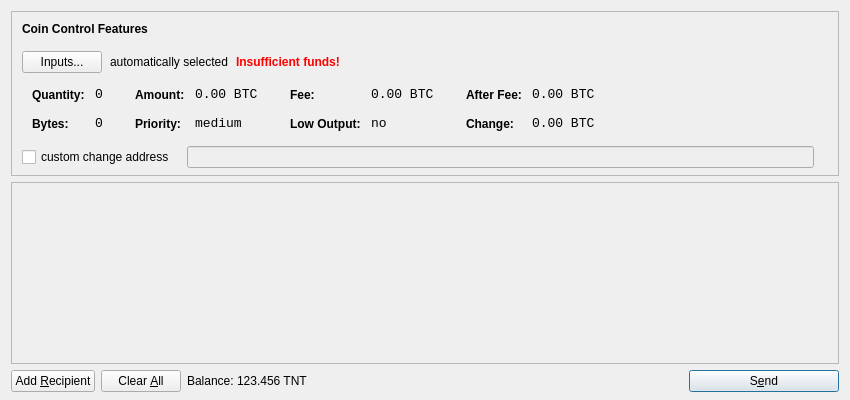
<?xml version="1.0" encoding="UTF-8"?>
<ui version="4.0">
 <class>SendCoinsDialog</class>
 <widget class="QDialog" name="SendCoinsDialog">
  <property name="geometry">
   <rect>
    <x>0</x>
    <y>0</y>
    <width>850</width>
    <height>400</height>
   </rect>
  </property>
  <property name="windowTitle">
   <string>Send Coins</string>
  </property>
  <layout class="QVBoxLayout" name="verticalLayout" stretch="0,1,0">
   <property name="bottomMargin">
    <number>8</number>
   </property>
   <item>
    <widget class="QFrame" name="frameCoinControl">
     <property name="sizePolicy">
      <sizepolicy hsizetype="Expanding" vsizetype="Expanding">
       <horstretch>0</horstretch>
       <verstretch>0</verstretch>
      </sizepolicy>
     </property>
     <property name="maximumSize">
      <size>
       <width>16777215</width>
       <height>16777215</height>
      </size>
     </property>
     <property name="frameShape">
      <enum>QFrame::StyledPanel</enum>
     </property>
     <property name="frameShadow">
      <enum>QFrame::Sunken</enum>
     </property>
     <layout class="QVBoxLayout" name="verticalLayoutCoinControl2">
      <property name="spacing">
       <number>-1</number>
      </property>
      <property name="leftMargin">
       <number>0</number>
      </property>
      <property name="topMargin">
       <number>0</number>
      </property>
      <property name="rightMargin">
       <number>0</number>
      </property>
      <property name="bottomMargin">
       <number>6</number>
      </property>
      <item>
       <layout class="QVBoxLayout" name="verticalLayoutCoinControl" stretch="0,0,0,0,1">
        <property name="spacing">
         <number>0</number>
        </property>
        <property name="leftMargin">
         <number>10</number>
        </property>
        <property name="topMargin">
         <number>10</number>
        </property>
        <item>
         <layout class="QHBoxLayout" name="horizontalLayoutCoinControl1">
          <property name="bottomMargin">
           <number>15</number>
          </property>
          <item>
           <widget class="QLabel" name="labelCoinControlFeatures">
            <property name="sizePolicy">
             <sizepolicy hsizetype="Preferred" vsizetype="Maximum">
              <horstretch>0</horstretch>
              <verstretch>0</verstretch>
             </sizepolicy>
            </property>
            <property name="font">
             <font>
              <weight>75</weight>
              <bold>true</bold>
             </font>
            </property>
            <property name="styleSheet">
             <string notr="true">font-weight:bold;</string>
            </property>
            <property name="text">
             <string>Coin Control Features</string>
            </property>
           </widget>
          </item>
         </layout>
        </item>
        <item>
         <layout class="QHBoxLayout" name="horizontalLayoutCoinControl2" stretch="0,0,0,0">
          <property name="spacing">
           <number>8</number>
          </property>
          <property name="bottomMargin">
           <number>10</number>
          </property>
          <item>
           <widget class="QPushButton" name="pushButtonCoinControl">
            <property name="styleSheet">
             <string notr="true"/>
            </property>
            <property name="text">
             <string>Inputs...</string>
            </property>
           </widget>
          </item>
          <item>
           <widget class="QLabel" name="labelCoinControlAutomaticallySelected">
            <property name="text">
             <string>automatically selected</string>
            </property>
            <property name="margin">
             <number>5</number>
            </property>
           </widget>
          </item>
          <item>
           <widget class="QLabel" name="labelCoinControlInsuffFunds">
            <property name="font">
             <font>
              <weight>75</weight>
              <bold>true</bold>
             </font>
            </property>
            <property name="styleSheet">
             <string notr="true">color:red;font-weight:bold;</string>
            </property>
            <property name="text">
             <string>Insufficient funds!</string>
            </property>
            <property name="margin">
             <number>5</number>
            </property>
           </widget>
          </item>
          <item>
           <spacer name="horizontalSpacerCoinControl">
            <property name="orientation">
             <enum>Qt::Horizontal</enum>
            </property>
            <property name="sizeHint" stdset="0">
             <size>
              <width>40</width>
              <height>1</height>
             </size>
            </property>
           </spacer>
          </item>
         </layout>
        </item>
        <item>
         <widget class="QWidget" name="widgetCoinControl" native="true">
          <property name="sizePolicy">
           <sizepolicy hsizetype="Preferred" vsizetype="Preferred">
            <horstretch>0</horstretch>
            <verstretch>0</verstretch>
           </sizepolicy>
          </property>
          <property name="minimumSize">
           <size>
            <width>0</width>
            <height>0</height>
           </size>
          </property>
          <property name="styleSheet">
           <string notr="true"/>
          </property>
          <layout class="QHBoxLayout" name="horizontalLayoutCoinControl5">
           <property name="margin">
            <number>0</number>
           </property>
           <item>
            <layout class="QHBoxLayout" name="horizontalLayoutCoinControl3" stretch="0,0,0,1">
             <property name="spacing">
              <number>20</number>
             </property>
             <property name="topMargin">
              <number>0</number>
             </property>
             <property name="bottomMargin">
              <number>10</number>
             </property>
             <item>
              <layout class="QFormLayout" name="formLayoutCoinControl1">
               <property name="horizontalSpacing">
                <number>10</number>
               </property>
               <property name="verticalSpacing">
                <number>14</number>
               </property>
               <property name="leftMargin">
                <number>10</number>
               </property>
               <property name="topMargin">
                <number>4</number>
               </property>
               <property name="rightMargin">
                <number>6</number>
               </property>
               <item row="0" column="0">
                <widget class="QLabel" name="labelCoinControlQuantityText">
                 <property name="styleSheet">
                  <string notr="true">font-weight:bold;</string>
                 </property>
                 <property name="text">
                  <string>Quantity:</string>
                 </property>
                 <property name="margin">
                  <number>0</number>
                 </property>
                </widget>
               </item>
               <item row="0" column="1">
                <widget class="QLabel" name="labelCoinControlQuantity">
                 <property name="font">
                  <font>
                   <family>Monospace</family>
                   <pointsize>10</pointsize>
                  </font>
                 </property>
                 <property name="cursor">
                  <cursorShape>IBeamCursor</cursorShape>
                 </property>
                 <property name="contextMenuPolicy">
                  <enum>Qt::ActionsContextMenu</enum>
                 </property>
                 <property name="text">
                  <string notr="true">0</string>
                 </property>
                 <property name="margin">
                  <number>0</number>
                 </property>
                 <property name="textInteractionFlags">
                  <set>Qt::LinksAccessibleByMouse|Qt::TextSelectableByKeyboard|Qt::TextSelectableByMouse</set>
                 </property>
                </widget>
               </item>
               <item row="1" column="0">
                <widget class="QLabel" name="labelCoinControlBytesText">
                 <property name="styleSheet">
                  <string notr="true">font-weight:bold;</string>
                 </property>
                 <property name="text">
                  <string>Bytes:</string>
                 </property>
                </widget>
               </item>
               <item row="1" column="1">
                <widget class="QLabel" name="labelCoinControlBytes">
                 <property name="font">
                  <font>
                   <family>Monospace</family>
                   <pointsize>10</pointsize>
                  </font>
                 </property>
                 <property name="cursor">
                  <cursorShape>IBeamCursor</cursorShape>
                 </property>
                 <property name="contextMenuPolicy">
                  <enum>Qt::ActionsContextMenu</enum>
                 </property>
                 <property name="text">
                  <string notr="true">0</string>
                 </property>
                 <property name="textInteractionFlags">
                  <set>Qt::LinksAccessibleByMouse|Qt::TextSelectableByKeyboard|Qt::TextSelectableByMouse</set>
                 </property>
                </widget>
               </item>
              </layout>
             </item>
             <item>
              <layout class="QFormLayout" name="formLayoutCoinControl2">
               <property name="horizontalSpacing">
                <number>10</number>
               </property>
               <property name="verticalSpacing">
                <number>14</number>
               </property>
               <property name="leftMargin">
                <number>6</number>
               </property>
               <property name="topMargin">
                <number>4</number>
               </property>
               <property name="rightMargin">
                <number>6</number>
               </property>
               <item row="0" column="0">
                <widget class="QLabel" name="labelCoinControlAmountText">
                 <property name="styleSheet">
                  <string notr="true">font-weight:bold;</string>
                 </property>
                 <property name="text">
                  <string>Amount:</string>
                 </property>
                 <property name="margin">
                  <number>0</number>
                 </property>
                </widget>
               </item>
               <item row="0" column="1">
                <widget class="QLabel" name="labelCoinControlAmount">
                 <property name="font">
                  <font>
                   <family>Monospace</family>
                   <pointsize>10</pointsize>
                  </font>
                 </property>
                 <property name="cursor">
                  <cursorShape>IBeamCursor</cursorShape>
                 </property>
                 <property name="contextMenuPolicy">
                  <enum>Qt::ActionsContextMenu</enum>
                 </property>
                 <property name="text">
                  <string notr="true">0.00 BTC</string>
                 </property>
                 <property name="textInteractionFlags">
                  <set>Qt::LinksAccessibleByMouse|Qt::TextSelectableByKeyboard|Qt::TextSelectableByMouse</set>
                 </property>
                </widget>
               </item>
               <item row="1" column="0">
                <widget class="QLabel" name="labelCoinControlPriorityText">
                 <property name="styleSheet">
                  <string notr="true">font-weight:bold;</string>
                 </property>
                 <property name="text">
                  <string>Priority:</string>
                 </property>
                </widget>
               </item>
               <item row="1" column="1">
                <widget class="QLabel" name="labelCoinControlPriority">
                 <property name="font">
                  <font>
                   <family>Monospace</family>
                   <pointsize>10</pointsize>
                  </font>
                 </property>
                 <property name="cursor">
                  <cursorShape>IBeamCursor</cursorShape>
                 </property>
                 <property name="contextMenuPolicy">
                  <enum>Qt::ActionsContextMenu</enum>
                 </property>
                 <property name="text">
                  <string>medium</string>
                 </property>
                 <property name="textInteractionFlags">
                  <set>Qt::LinksAccessibleByMouse|Qt::TextSelectableByKeyboard|Qt::TextSelectableByMouse</set>
                 </property>
                </widget>
               </item>
              </layout>
             </item>
             <item>
              <layout class="QFormLayout" name="formLayoutCoinControl3">
               <property name="horizontalSpacing">
                <number>10</number>
               </property>
               <property name="verticalSpacing">
                <number>14</number>
               </property>
               <property name="leftMargin">
                <number>6</number>
               </property>
               <property name="topMargin">
                <number>4</number>
               </property>
               <property name="rightMargin">
                <number>6</number>
               </property>
               <item row="0" column="0">
                <widget class="QLabel" name="labelCoinControlFeeText">
                 <property name="styleSheet">
                  <string notr="true">font-weight:bold;</string>
                 </property>
                 <property name="text">
                  <string>Fee:</string>
                 </property>
                 <property name="margin">
                  <number>0</number>
                 </property>
                </widget>
               </item>
               <item row="0" column="1">
                <widget class="QLabel" name="labelCoinControlFee">
                 <property name="font">
                  <font>
                   <family>Monospace</family>
                   <pointsize>10</pointsize>
                  </font>
                 </property>
                 <property name="cursor">
                  <cursorShape>IBeamCursor</cursorShape>
                 </property>
                 <property name="contextMenuPolicy">
                  <enum>Qt::ActionsContextMenu</enum>
                 </property>
                 <property name="text">
                  <string notr="true">0.00 BTC</string>
                 </property>
                 <property name="textInteractionFlags">
                  <set>Qt::LinksAccessibleByMouse|Qt::TextSelectableByKeyboard|Qt::TextSelectableByMouse</set>
                 </property>
                </widget>
               </item>
               <item row="1" column="0">
                <widget class="QLabel" name="labelCoinControlLowOutputText">
                 <property name="styleSheet">
                  <string notr="true">font-weight:bold;</string>
                 </property>
                 <property name="text">
                  <string>Low Output:</string>
                 </property>
                </widget>
               </item>
               <item row="1" column="1">
                <widget class="QLabel" name="labelCoinControlLowOutput">
                 <property name="font">
                  <font>
                   <family>Monospace</family>
                   <pointsize>10</pointsize>
                  </font>
                 </property>
                 <property name="cursor">
                  <cursorShape>IBeamCursor</cursorShape>
                 </property>
                 <property name="contextMenuPolicy">
                  <enum>Qt::ActionsContextMenu</enum>
                 </property>
                 <property name="text">
                  <string>no</string>
                 </property>
                 <property name="textInteractionFlags">
                  <set>Qt::LinksAccessibleByMouse|Qt::TextSelectableByKeyboard|Qt::TextSelectableByMouse</set>
                 </property>
                </widget>
               </item>
              </layout>
             </item>
             <item>
              <layout class="QFormLayout" name="formLayoutCoinControl4">
               <property name="horizontalSpacing">
                <number>10</number>
               </property>
               <property name="verticalSpacing">
                <number>14</number>
               </property>
               <property name="leftMargin">
                <number>6</number>
               </property>
               <property name="topMargin">
                <number>4</number>
               </property>
               <property name="rightMargin">
                <number>6</number>
               </property>
               <item row="0" column="0">
                <widget class="QLabel" name="labelCoinControlAfterFeeText">
                 <property name="styleSheet">
                  <string notr="true">font-weight:bold;</string>
                 </property>
                 <property name="text">
                  <string>After Fee:</string>
                 </property>
                 <property name="margin">
                  <number>0</number>
                 </property>
                </widget>
               </item>
               <item row="0" column="1">
                <widget class="QLabel" name="labelCoinControlAfterFee">
                 <property name="font">
                  <font>
                   <family>Monospace</family>
                   <pointsize>10</pointsize>
                  </font>
                 </property>
                 <property name="cursor">
                  <cursorShape>IBeamCursor</cursorShape>
                 </property>
                 <property name="contextMenuPolicy">
                  <enum>Qt::ActionsContextMenu</enum>
                 </property>
                 <property name="text">
                  <string notr="true">0.00 BTC</string>
                 </property>
                 <property name="textInteractionFlags">
                  <set>Qt::LinksAccessibleByMouse|Qt::TextSelectableByKeyboard|Qt::TextSelectableByMouse</set>
                 </property>
                </widget>
               </item>
               <item row="1" column="0">
                <widget class="QLabel" name="labelCoinControlChangeText">
                 <property name="styleSheet">
                  <string notr="true">font-weight:bold;</string>
                 </property>
                 <property name="text">
                  <string>Change:</string>
                 </property>
                </widget>
               </item>
               <item row="1" column="1">
                <widget class="QLabel" name="labelCoinControlChange">
                 <property name="font">
                  <font>
                   <family>Monospace</family>
                   <pointsize>10</pointsize>
                  </font>
                 </property>
                 <property name="cursor">
                  <cursorShape>IBeamCursor</cursorShape>
                 </property>
                 <property name="contextMenuPolicy">
                  <enum>Qt::ActionsContextMenu</enum>
                 </property>
                 <property name="text">
                  <string notr="true">0.00 BTC</string>
                 </property>
                 <property name="textInteractionFlags">
                  <set>Qt::LinksAccessibleByMouse|Qt::TextSelectableByKeyboard|Qt::TextSelectableByMouse</set>
                 </property>
                </widget>
               </item>
              </layout>
             </item>
            </layout>
           </item>
          </layout>
         </widget>
        </item>
        <item>
         <layout class="QHBoxLayout" name="horizontalLayoutCoinControl4" stretch="0,0,0">
          <property name="spacing">
           <number>12</number>
          </property>
          <property name="sizeConstraint">
           <enum>QLayout::SetDefaultConstraint</enum>
          </property>
          <property name="topMargin">
           <number>5</number>
          </property>
          <property name="rightMargin">
           <number>5</number>
          </property>
          <item>
           <widget class="QCheckBox" name="checkBoxCoinControlChange">
            <property name="text">
             <string>custom change address</string>
            </property>
           </widget>
          </item>
          <item>
           <widget class="QLineEdit" name="lineEditCoinControlChange">
            <property name="enabled">
             <bool>false</bool>
            </property>
            <property name="sizePolicy">
             <sizepolicy hsizetype="Expanding" vsizetype="Fixed">
              <horstretch>0</horstretch>
              <verstretch>0</verstretch>
             </sizepolicy>
            </property>
           </widget>
          </item>
          <item>
           <widget class="QLabel" name="labelCoinControlChangeLabel">
            <property name="sizePolicy">
             <sizepolicy hsizetype="Preferred" vsizetype="Expanding">
              <horstretch>0</horstretch>
              <verstretch>0</verstretch>
             </sizepolicy>
            </property>
            <property name="minimumSize">
             <size>
              <width>0</width>
              <height>0</height>
             </size>
            </property>
            <property name="text">
             <string/>
            </property>
            <property name="margin">
             <number>3</number>
            </property>
           </widget>
          </item>
         </layout>
        </item>
        <item>
         <spacer name="verticalSpacerCoinControl">
          <property name="orientation">
           <enum>Qt::Vertical</enum>
          </property>
          <property name="sizeHint" stdset="0">
           <size>
            <width>800</width>
            <height>1</height>
           </size>
          </property>
         </spacer>
        </item>
       </layout>
      </item>
     </layout>
    </widget>
   </item>
   <item>
    <widget class="QScrollArea" name="scrollArea">
     <property name="widgetResizable">
      <bool>true</bool>
     </property>
     <widget class="QWidget" name="scrollAreaWidgetContents">
      <property name="geometry">
       <rect>
        <x>0</x>
        <y>0</y>
        <width>830</width>
        <height>165</height>
       </rect>
      </property>
      <layout class="QVBoxLayout" name="verticalLayout_2">
       <property name="margin">
        <number>0</number>
       </property>
       <item>
        <layout class="QVBoxLayout" name="entries">
         <property name="spacing">
          <number>6</number>
         </property>
        </layout>
       </item>
       <item>
        <spacer name="verticalSpacer">
         <property name="orientation">
          <enum>Qt::Vertical</enum>
         </property>
         <property name="sizeHint" stdset="0">
          <size>
           <width>20</width>
           <height>40</height>
          </size>
         </property>
        </spacer>
       </item>
      </layout>
     </widget>
    </widget>
   </item>
   <item>
    <layout class="QHBoxLayout" name="horizontalLayout">
     <item>
      <widget class="QPushButton" name="addButton">
       <property name="toolTip">
        <string>Send to multiple recipients at once</string>
       </property>
       <property name="text">
        <string>Add &amp;Recipient</string>
       </property>
       <property name="icon">
        <iconset resource="../bitcoin.qrc">
         <normaloff>:/icons/add</normaloff>:/icons/add</iconset>
       </property>
       <property name="autoDefault">
        <bool>false</bool>
       </property>
      </widget>
     </item>
     <item>
      <widget class="QPushButton" name="clearButton">
       <property name="sizePolicy">
        <sizepolicy hsizetype="Minimum" vsizetype="Fixed">
         <horstretch>0</horstretch>
         <verstretch>0</verstretch>
        </sizepolicy>
       </property>
       <property name="toolTip">
        <string>Remove all transaction fields</string>
       </property>
       <property name="text">
        <string>Clear &amp;All</string>
       </property>
       <property name="icon">
        <iconset resource="../bitcoin.qrc">
         <normaloff>:/icons/remove</normaloff>:/icons/remove</iconset>
       </property>
       <property name="autoRepeatDelay">
        <number>300</number>
       </property>
       <property name="autoDefault">
        <bool>false</bool>
       </property>
      </widget>
     </item>
     <item>
      <layout class="QHBoxLayout" name="horizontalLayout_2">
       <property name="spacing">
        <number>3</number>
       </property>
       <item>
        <widget class="QLabel" name="label">
         <property name="text">
          <string>Balance:</string>
         </property>
        </widget>
       </item>
       <item>
        <widget class="QLabel" name="labelBalance">
         <property name="cursor">
          <cursorShape>IBeamCursor</cursorShape>
         </property>
         <property name="text">
          <string>123.456 TNT</string>
         </property>
         <property name="textInteractionFlags">
          <set>Qt::LinksAccessibleByMouse|Qt::TextSelectableByKeyboard|Qt::TextSelectableByMouse</set>
         </property>
        </widget>
       </item>
      </layout>
     </item>
     <item>
      <spacer name="horizontalSpacer">
       <property name="orientation">
        <enum>Qt::Horizontal</enum>
       </property>
       <property name="sizeHint" stdset="0">
        <size>
         <width>40</width>
         <height>20</height>
        </size>
       </property>
      </spacer>
     </item>
     <item>
      <widget class="QPushButton" name="sendButton">
       <property name="minimumSize">
        <size>
         <width>150</width>
         <height>0</height>
        </size>
       </property>
       <property name="toolTip">
        <string>Confirm the send action</string>
       </property>
       <property name="text">
        <string>S&amp;end</string>
       </property>
       <property name="icon">
        <iconset resource="../bitcoin.qrc">
         <normaloff>:/icons/send</normaloff>:/icons/send</iconset>
       </property>
       <property name="default">
        <bool>true</bool>
       </property>
      </widget>
     </item>
    </layout>
   </item>
  </layout>
 </widget>
 <resources>
  <include location="../bitcoin.qrc"/>
 </resources>
 <connections/>
</ui>
